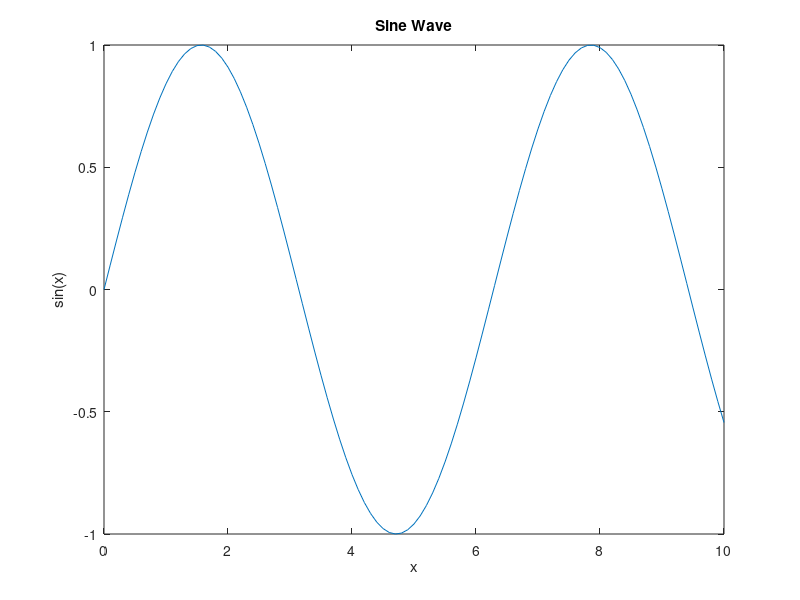

Reproduce this figure in MATLAB.
% Octave example to test editor settings

% Variables and basic operations
x = 10;
y = 3.14;
name = "Octave";
is_active = true;

% Print a message
printf("Hello, %s!\n", name);

% Matrix operations
A = [1, 2, 3; 4, 5, 6; 7, 8, 9];
B = [9, 8, 7; 6, 5, 4; 3, 2, 1];

C = A + B;   % Matrix addition
D = A * B;   % Matrix multiplication

disp("Matrix C (A + B):");
disp(C);
disp("Matrix D (A * B):");
disp(D);

% Element-wise operations
E = A .* B;  % Element-wise multiplication
disp("Matrix E (Element-wise multiplication):");
disp(E);

% Conditional statements
if x > y
  disp("x is greater than y");
elseif x < y
  disp("x is less than y");
else
  disp("x is equal to y");
end

% Loops

% For loop
for i = 1:5
  printf("For loop iteration: %d\n", i);
end

% While loop
i = 1;
while i <= 5
  printf("While loop iteration: %d\n", i);
  i += 1;
end

% Functions

% Simple function definition
function z = add(a, b)
  z = a + b;
end

result = add(5, 10);
printf("Addition result: %d\n", result);

% Anonymous function (lambda)
square = @(x) x^2;
printf("Square of 4: %d\n", square(4));

% Plotting example
x = 0:0.1:10;
y = sin(x);

figure;
plot(x, y);
title("Sine Wave");
xlabel("x");
ylabel("sin(x)");

% Reading from a file
file_id = fopen("example.txt", "r");
if file_id != -1
  while ~feof(file_id)
    line = fgetl(file_id);
    disp(line);
  end
  fclose(file_id);
else
  disp("Error: File not found");
end

% Writing to a file
file_id = fopen("output.txt", "w");
fprintf(file_id, "This is a test file.\n");
fprintf(file_id, "Written by Octave script.\n");
fclose(file_id);

% Working with structs
person.name = "Alice";
person.age = 30;
person.salary = 50000;

printf("Name: %s, Age: %d, Salary: %.2f\n", person.name, person.age, person.salary);

